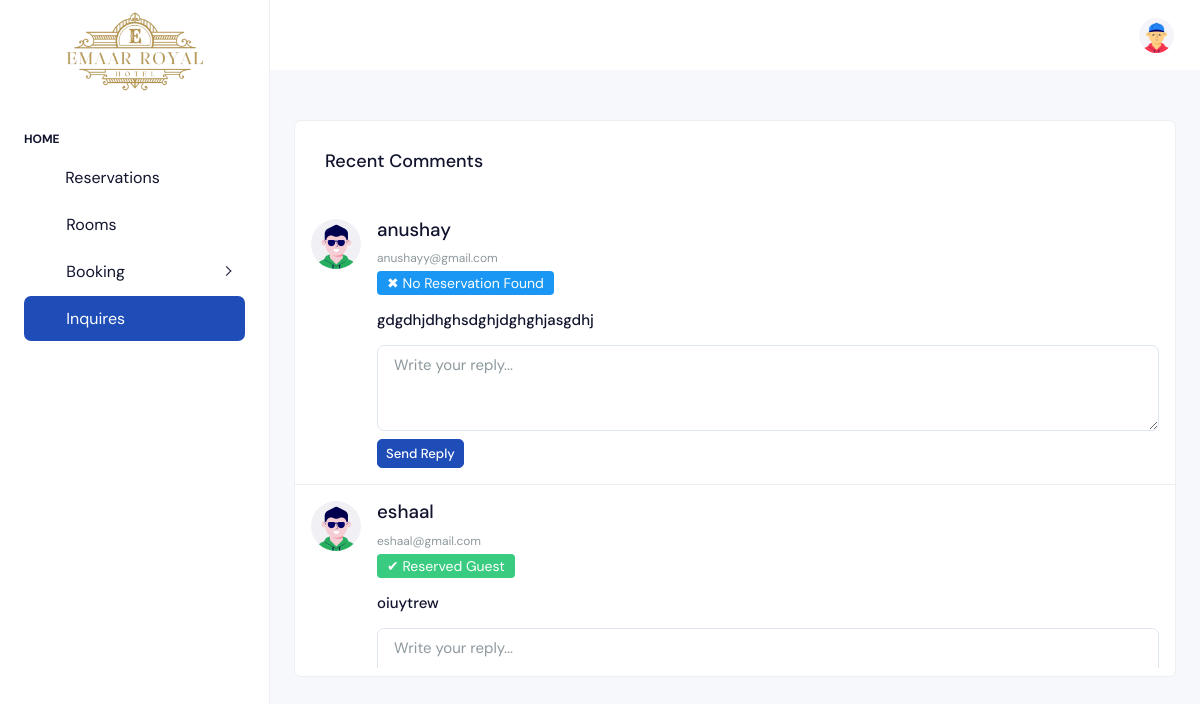
Before: /admin-inquiry.php with the older database file.
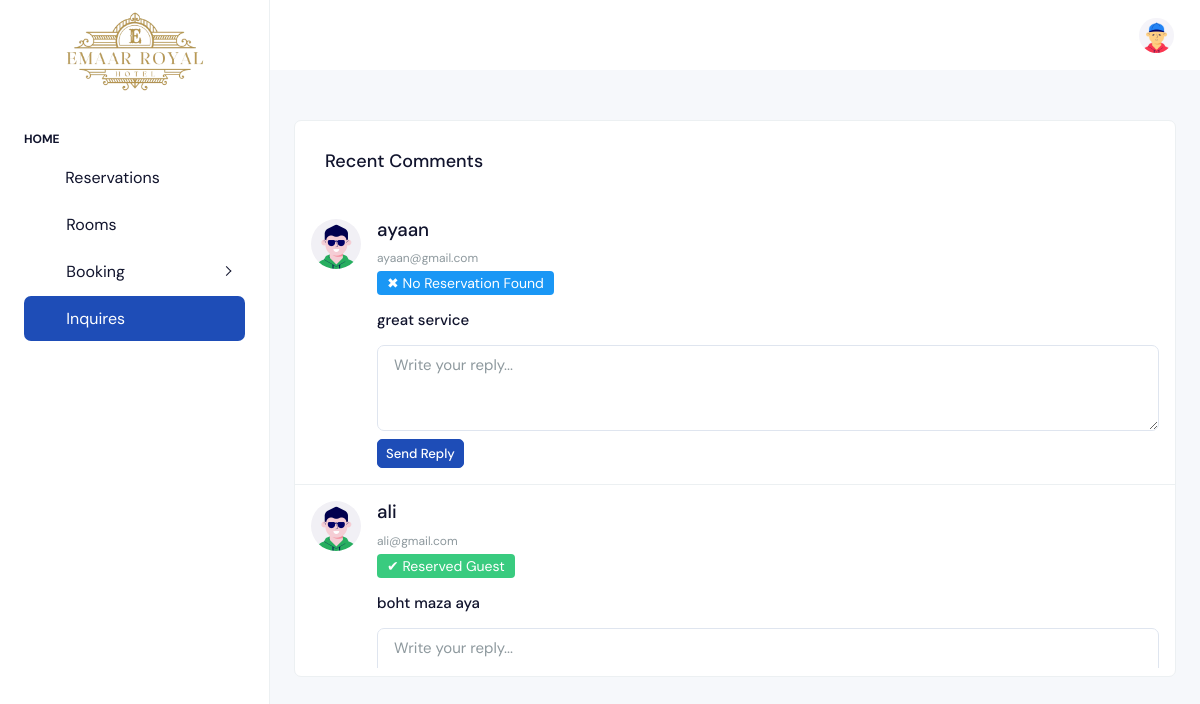
After: the same page with the newer database file.
### tables this page shows
CREATE TABLE `inquiries` (
  `id` int(11) NOT NULL,
  `name` varchar(100) DEFAULT NULL,
  `email` varchar(255) NOT NULL,
  `phone` varchar(20) DEFAULT NULL,
  `message` text DEFAULT NULL,
  `created_at` timestamp NOT NULL DEFAULT current_timestamp()
);

### admin-inquiry.php (the view, shortened to what this page needs)
<?php
include('inc.connection.php');
$sql = "SELECT * FROM `inquiries`";
$result = mysqli_query($conn, $sql);
?>
<!doctype html>
<html lang="en">
<head>
  <link rel="stylesheet" href="./assets/css/styles.min.css" />
</head>
<body>
  <div class="page-wrapper" id="main-wrapper" style="padding-top: 0 !important;" data-layout="vertical" data-navbarbg="skin6" data-sidebartype="full"
    data-sidebar-position="fixed" data-header-position="fixed">
    <aside class="left-sidebar" style="margin-top: 0 !important; padding-top: 0 !important; top: 0 !important;">
      <div>
        <div class="brand-logo d-flex align-items-center justify-content-center">
          <a href="./admin-dash.php" class="text-nowrap logo-img">
            <img src="images/logo.png" alt="" />
          </a>
        </div>
        <nav class="sidebar-nav scroll-sidebar" data-simplebar="">
          <ul id="sidebarnav">
            <li class="nav-small-cap">
              <span class="hide-menu">Home</span>
            </li>
            <li class="sidebar-item">
              <a class="sidebar-link" href="./admin-dash.php" aria-expanded="false">
                <i class="ti ti-receipt"></i>
                <span class="hide-menu">Reservations</span>
              </a>
            </li>
            <li class="sidebar-item">
              <a class="sidebar-link justify-content-between" href="room_status.php" aria-expanded="false">
                <div class="d-flex align-items-center gap-3">
                  <span class="d-flex">
                    <i class="ti ti-key"></i>
                  </span>
                  <span class="hide-menu">Rooms</span>
                </div>
              </a>
            </li>
            <li class="sidebar-item">
              <a class="sidebar-link has-arrow justify-content-between" href="javascript:void(0)" aria-expanded="false">
                <div class="d-flex align-items-center gap-3">
                  <span class="d-flex">
                    <i class="ti ti-bookmark"></i>
                  </span>
                  <span class="hide-menu">Booking</span>
                </div>
              </a>
            </li>
            <li class="sidebar-item">
              <a class="sidebar-link justify-content-between" href="admin-inquiry.php" aria-expanded="false">
                <div class="d-flex align-items-center gap-3">
                  <span class="d-flex">
                    <i class="ti ti-help"></i>
                  </span>
                  <span class="hide-menu">Inquires</span>
                </div>
              </a>
            </li>
        </nav>
      </div>
    </aside>
    <div class="body-wrapper">
      <header class="app-header">
        <nav class="navbar navbar-expand-lg navbar-light">
          <div class="navbar-collapse justify-content-end px-0" id="navbarNav">
            <ul class="navbar-nav flex-row ms-auto align-items-center justify-content-end">
              <li class="nav-item dropdown">
                <a class="nav-link " href="javascript:void(0)" id="drop2" data-bs-toggle="dropdown"
                  aria-expanded="false">
                  <img src="./assets/images/profile/user-1.jpg" alt="" width="35" height="35" class="rounded-circle">
                </a>
              </li>
            </ul>
          </div>
        </nav>
      </header>
      <div class="body-wrapper-inner">
        <div class="container-fluid">
          <div class="row" style="margin-top: -60px;">
            <div class="col-lg-12">
              <div class="card">
                <div class="card-body">
                  <h4 class="card-title mb-0">Recent Comments</h4>
                </div>
                <div class="comment-widgets scrollable mb-2 common-widget" style="height: 465px" data-simplebar="">
                  <?php $srno = 1;
                  while ($row = mysqli_fetch_assoc($result)) {
                    $email = $row['email'];
                    $reservation_check_query = "SELECT id FROM reservations WHERE Email = '$email' LIMIT 1";
                    $reservation_result = mysqli_query($conn, $reservation_check_query);
                    $hasReservation = mysqli_num_rows($reservation_result) > 0;
                  ?>
                    <div class="d-flex flex-row comment-row border-bottom p-3 gap-3">
                      <div>
                        <span><img src="./assets/images/profile/user-3.jpg" class="rounded-circle" alt="user" width="50" /></span>
                      </div>
                      <div class="comment-text w-100">
                        <h5 class="fw-medium"><?php echo htmlspecialchars($row['name']); ?></h5>
                        <p class="mb-1 fs-2 text-muted"><?php echo htmlspecialchars($row['email']); ?></p>
                        <p>
                          <?php if ($hasReservation): ?>
                            <span class="badge bg-success text-white">✔ Reserved Guest</span>
                          <?php else: ?>
                            <span class="badge bg-secondary text-white">✖ No Reservation Found</span>
                          <?php endif; ?>
                        </p>
                        <h6 class="fw-medium"><?php echo nl2br(htmlspecialchars($row['message'])); ?></h6>
                        <form method="POST" action="reply.php" class="mt-3">
                          <div class="mb-2">
                            <textarea name="message" class="form-control" rows="3" placeholder="Write your reply..." required></textarea>
                          </div>
                          <button type="submit" class="btn btn-primary btn-sm">Send Reply</button>
                        </form>
                      </div>
                    </div>
                  <?php $srno++;
                  } ?>
                </div>
              </div>
            </div>
          </div>
        </div>
      </div>
    </div>
</body>
</html>

### admin-inquiry.php (style rules this page uses)
.app-header { margin-top: 0 !important; padding-top: 0 !important; position: relative; top: 0 !important; }
nav.navbar { margin-top: 0 !important; padding-top: 0 !important; }
.body-wrapper, #main-wrapper, .page-wrapper { margin-top: 0 !important; padding-top: 0 !important; }
.brand-logo img { width: 100%; height: 160px; margin-top: -26px; margin-bottom: -35px; }

Changed rows visible on the page:
removed inquiries: name "anushay", email "anushayy@gmail.com", shows "✖ No Reservation Found", message "gdgdhjdhghsdghjdghghjasgdhj"
removed inquiries: name "eshaal", email "eshaal@gmail.com", shows "✔ Reserved Guest", message "oiuytrew"
now on this page (row edited): inquiries: name "ayaan", email "ayaan@gmail.com", shows "✖ No Reservation Found", message "great service"
added inquiries: name "ali", email "ali@gmail.com", shows "✔ Reserved Guest", message "boht maza aya"
